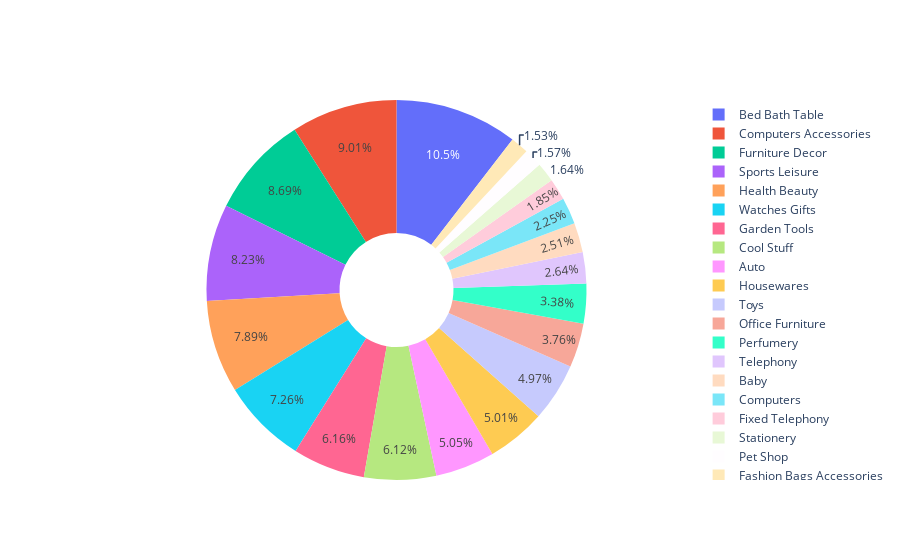

Write notebook code for a chart like this one.
### Code cell
import plotly.graph_objects as go

df = Olist_ecommerce[Olist_ecommerce.order_purchase_year == 2017]
sales_per_category = df.groupby(['product_category_name'], as_index=False).payment_value.sum()
sales_per_category = sales_per_category.sort_values(by=['payment_value'], ascending=False)
sales_per_category.columns = ['Product Category', 'Sales Revenue']

sales_per_category = sales_per_category[:20]
labels = sales_per_category['Product Category']
values = sales_per_category['Sales Revenue']


fig = go.Figure(data=[go.Pie(labels=labels, values=values, hole=.3)])
fig.show()

### Figure 1 — Plotly figure (JSON) as saved in the notebook; plotly's stock layout.template omitted (floating-point values rounded to 4 significant figures)
{"data": [{"hole": 0.3, "labels": ["Bed Bath Table", "Computers Accessories", "Furniture Decor", "Sports Leisure", "Health Beauty", "Watches Gifts", "Garden Tools", "Cool Stuff", "Auto", "Housewares", "Toys", "Office Furniture", "Perfumery", "Telephony", "Baby", "Computers", "Fixed Telephony", "Stationery", "Pet Shop", "Fashion Bags Accessories"], "type": "pie", "values": [822900.0, 709700.0, 684000.0, 648200.0, 621600.0, 571700.0, 485200.0, 482200.0, 397800.0, 394300.0, 391400.0, 296400.0, 266500.0, 208300.0, 198000.0, 177500.0, 145300.0, 129200.0, 123500.0, 120500.0]}], "layout": {}}
